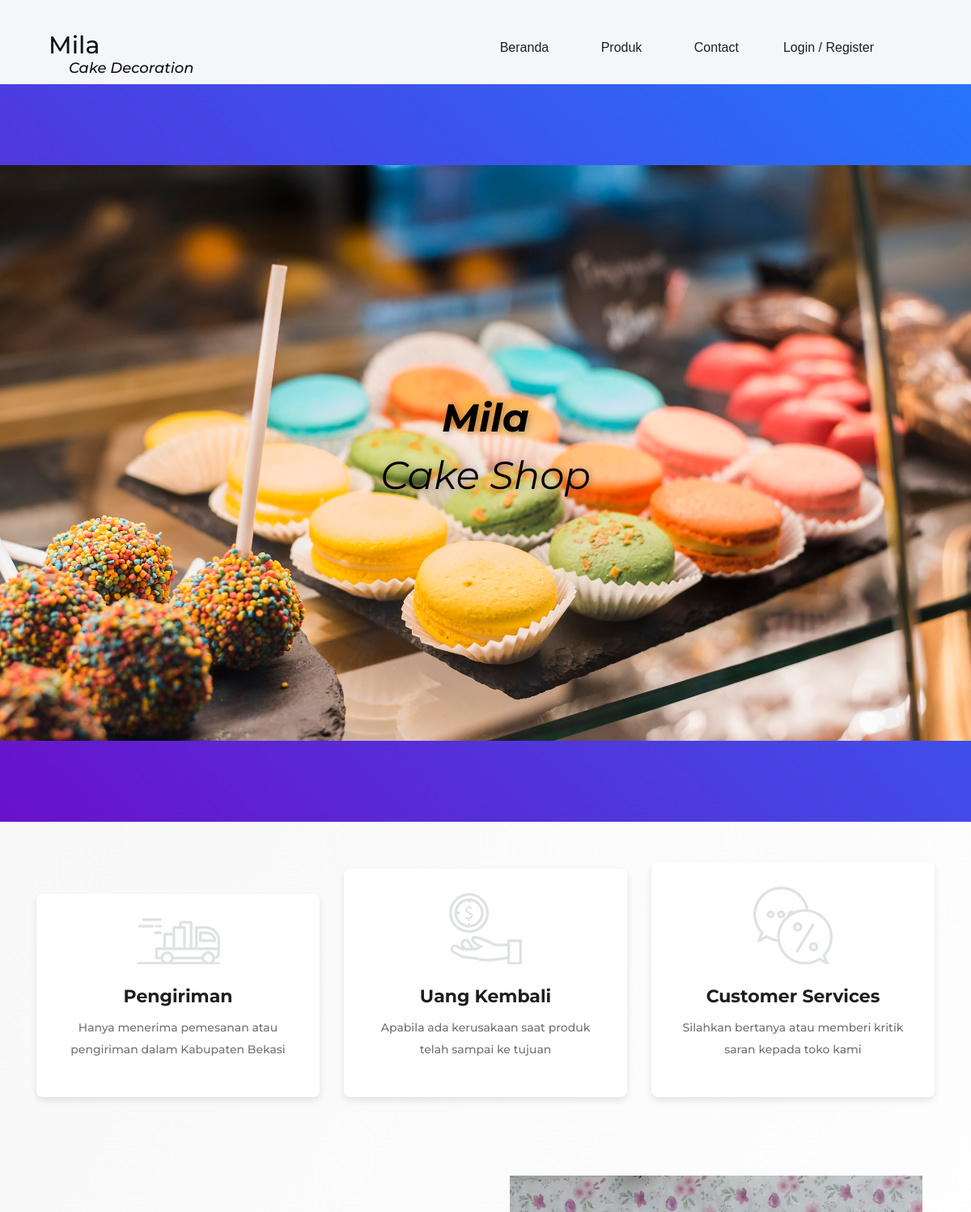
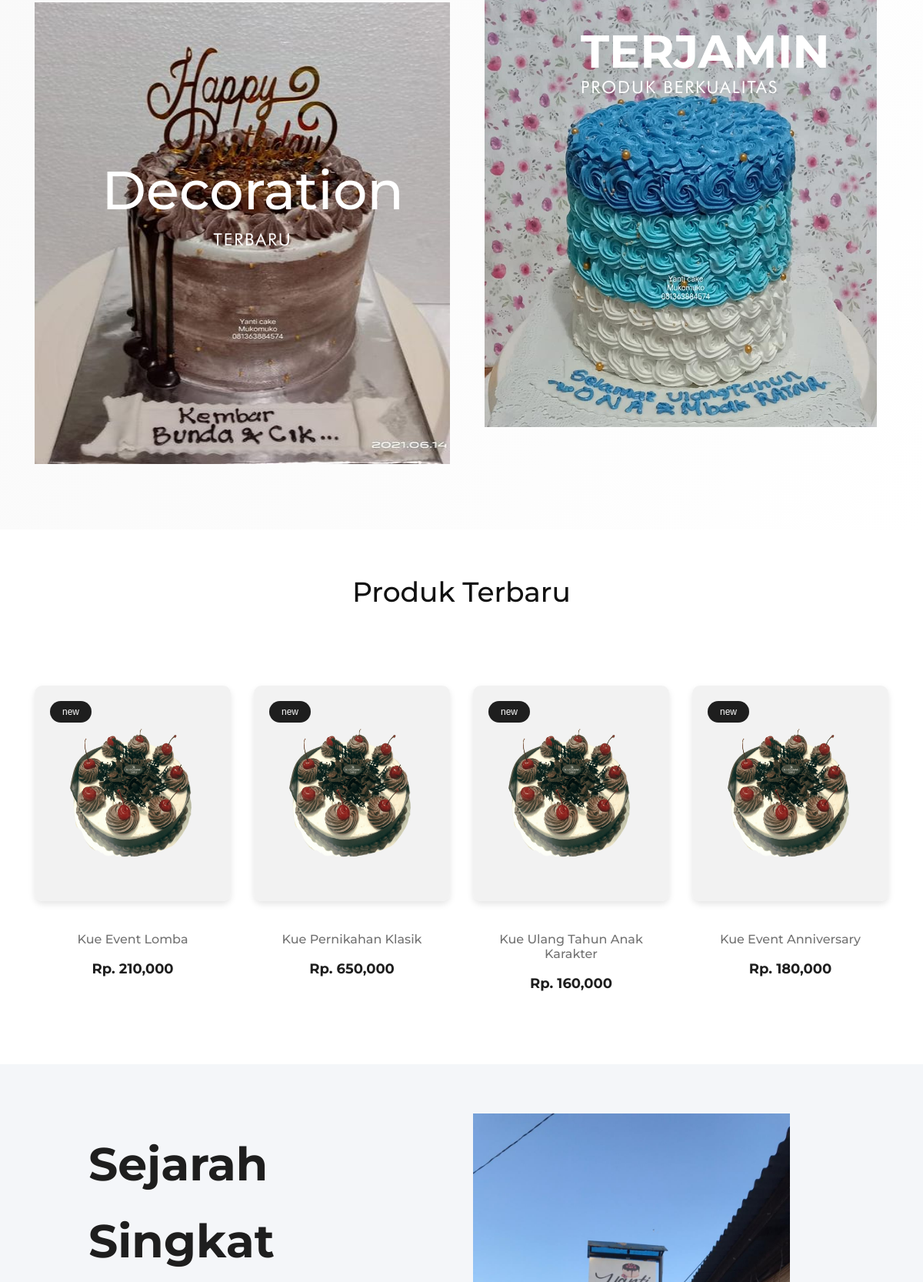
The page / (upper part) on the database its author committed (2 pictures, top to bottom).
### tables this page shows
CREATE TABLE `tb_produk` (
  `produk_id` int(20) NOT NULL,
  `produk_nama` varchar(255) NOT NULL,
  `produk_harga` int(20) NOT NULL,
  `produk_stok` int(20) NOT NULL,
  `produk_detail` text NOT NULL,
  `produk_foto` varchar(255) NOT NULL,
  `produk_kat` varchar(255) NOT NULL,
  `admin_id` int(11) NOT NULL
);

### index.php (called while the page is built, shortened)
<?php
include "components/header.php";
?>
 <?php
    include "content.php";
    ?>
<?php
include "components/footer.php";

### home.php (the view, shortened to what this page needs)
<section class="hero-slider">
    <div class="hero-items owl-carousel">
        <div class="single-slider-item set-bg" data-setbg="assets/img/home/home.jpg">
            <div class="container">
                <div class="row">
                    <div class="col-lg-12">
                        <h1 style="color: black;"><i>Mila</i></h1>
                        <h2 style="color: black;"><i> Cake Shop</i></h2>
                    </div>
                </div>
            </div>
        </div>
</section>
<section class="features-section spad">
    <div class="features-ads">
        <div class="container">
            <div class="row">
                <div class="col-lg-4">
                    <div class="single-features-ads first">
                        <img src="assets/img/icons/f-delivery.png" alt="">
                        <h4>Pengiriman</h4>
                        <p>Hanya menerima pemesanan atau pengiriman dalam Kabupaten Bekasi</p>
                    </div>
                </div>
                <div class="col-lg-4">
                    <div class="single-features-ads second">
                        <img src="assets/img/icons/coin.png" alt="">
                        <h4>Uang Kembali</h4>
                        <p>Apabila ada kerusakaan saat produk telah sampai ke tujuan</p>
                    </div>
                </div>
                <div class="col-lg-4">
                    <div class="single-features-ads">
                        <img src="assets/img/icons/chat.png" alt="">
                        <h4>Customer Services</h4>
                        <p>Silahkan bertanya atau memberi kritik saran kepada toko kami</p>
                    </div>
                </div>
            </div>
        </div>
    </div>
    <div class="features-box">
        <div class="container">
            <div class="row">
                <div class="col-lg-6 mt-5">
                    <div class="single-box-item first-box">
                        <img src="assets/img/home/cake1.JPG" height="600px">
                        <div class="box-text mt-5">
                            <h1 class="mt-5" style="color: white;">Decoration</h1>
                            <span class="trend-alert text-center">Terbaru</span>
                        </div>
                    </div>
                </div>
                <div class="col-lg-6">
                    <div class="col-lg-12">
                        <div class="single-box-item large-box">
                            <img src="assets/img/home/cake2.jpg" height="600px">
                            <div class="box-text"><br>
                                <h2>TERJAMIN</h2>
                                <span class="trend-alert">Produk Berkualitas</span>
                            </div>
                        </div>
                    </div>
                </div>
            </div>
        </div>
    </div>
</section>
<section class="latest-products spad">
    <div class="container">
        <div class="product-filter">
            <div class="row">
                <div class="col-lg-12 text-center">
                    <div class="section- title">
                        <h2>Produk Terbaru</h2>
                    </div>
                </div>
            </div>
        </div>
        <div class="row" id="product-list">
            <?php
            $ambil = $koneksi->query("SELECT * FROM tb_produk ORDER BY produk_id DESC LIMIT 4");
            while ($pecah = $ambil->fetch_object()) {
            ?>
                <div class="col-lg-3 col-sm-6 mix all dresses bags">
                    <div class="single-product-item">
                        <figure>
                            <a href="?page=pages/detailproduk&id= <?= $pecah->produk_id ?> "><img style="width:100%; height:280px" src="admin/img/produk/<?php echo $pecah->produk_foto ?>" alt=""></a>
                            <div class="p-status">new</div>
                        </figure>
                        <div class="product-text">
                            <a href=" ?page=pages/detailproduk&id= <?= $pecah->produk_id ?> ">
                                <h6><?php echo $pecah->produk_nama ?></h6>
                            </a>
                            <p>Rp. <?php echo number_format($pecah->produk_harga) ?></p>
                        </div>
                    </div>
                </div>
            <?php } ?>
        </div>
    </div>
</section>
<section class=" lookbok-section">
    <div class="container-fluid">
        <div class="row">
            <div class="col-lg-4 offset-lg-1">
                <div class="lookbok-left">
                    <div class="section-title">
                        <h2>Sejarah <br />&nbsp;&nbsp;&nbsp;&nbsp;&nbsp;&nbsp;&nbsp; Singkat</h2>
                    </div>
                </div>
            </div>
            <div class="col-lg-5 offset-lg-1 mt-3">
                <div class="mt-5">
                    <img src="assets/img/home/seje.jpg" height="550px">
                </div>
            </div>
        </div>
    </div>
</section>
<br><br><br>

### assets/css/style.css (style rules this page uses)
html, body { height: 100%; font-family: "Montserrat", sans-serif; -webkit-font-smoothing: antialiased; font-smoothing: antialiased; background: none; }
h1, h2, h3, h4, h5, h6 { margin: 0; color: #111111; font-weight: 500; font-family: "Montserrat", sans-serif; }
h1 { font-size: 70px; }
h2 { font-size: 36px; }
h4 { font-size: 24px; }
h6 { font-size: 16px; }
p { font-size: 15px; color: #7b7b7b; font-weight: 400; line-height: 1.6; font-family: "Montserrat", sans-serif; margin: 0 0 15px 0; }
img { max-width: 100%; }
.section-title h2 { color: #1e1e1e; font-size: 60px; font-weight: 700; }
.set-bg { background-repeat: no-repeat; background-size: cover; background-position: top center; }
.spad { padding-top: 100px; padding-bottom: 100px; }
.single-slider-item { padding: 270px 0; text-align: center; height: 100%; }
.single-slider-item h1 { color: #fff; font-size: 110px; font-weight: 700; line-height: 85px; }
.single-slider-item h2 { color: #fff; font-size: 96px; font-weight: 400; margin-bottom: 28px; }
.single-slider-item .primary-btn, .single-slider-item h1, .single-slider-item h2 { position: relative; top: 50px; opacity: 0; }
.hero-items .owl-item.active .single-slider-item h1, .hero-items .owl-item.active .single-slider-item h2, .hero-items .owl-item.active .single-slider-item .primary-btn { top: 0; opacity: 1; }
.hero-items .owl-item.active .single-slider-item h1 { -webkit-transition: all 0.5s ease 0.4s; transition: all 0.5s ease 0.4s; }
.hero-items .owl-item.active .single-slider-item h2 { -webkit-transition: all 0.5s ease 0.6s; transition: all 0.5s ease 0.6s; }
.features-section { padding-bottom: 0; }
.features-ads { padding-bottom: 67px; }
.features-ads .single-features-ads { text-align: center; margin-bottom: 30px; }
.features-ads .single-features-ads.first { margin-top: 39px; }
.features-ads .single-features-ads.second { margin-top: 8px; }
.features-ads .single-features-ads img { margin-bottom: 15px; }
.features-ads .single-features-ads h4 { color: #1e1e1e; font-size: 22px; font-weight: 700; line-height: 50px; }
.features-ads .single-features-ads p { color: #727272; font-size: 14px; line-height: 27px; font-weight: 500; }
.features-box .single-box-item { position: relative; }
.features-box .single-box-item.first-box { margin-bottom: 35px; }
.features-box .single-box-item.first-box .box-text { position: absolute; right: 60px; top: 106px; }
.features-box .single-box-item.first-box .box-text .trend-alert { color: white; display: block; font-size: 22px; font-family: "FuturaBT-Book"; letter-spacing: 2px; line-height: 45px; text-transform: uppercase; margin-bottom: 38px; }
.features-box .single-box-item.large-box .box-text { position: absolute; left: 125px; top: 60px; }
.features-box .single-box-item.large-box .box-text h2 { font-size: 60px; font-weight: 700; line-height: 56px; }
.features-box .single-box-item.large-box .box-text .trend-alert { color: white; display: inline-block; font-size: 22px; font-family: "FuturaBT-Book"; letter-spacing: 2px; line-height: 36px; text-transform: uppercase; }
.features-box .single-box-item img { min-width: 100%; }
.features-box .single-box-item .box-text h2 { color: white; font-size: 48px; font-weight: 600; line-height: 38px; }
.latest-products { padding-top: 55px; padding-bottom: 65px; }
.product-filter { margin-bottom: 100px; }
.single-product-item { margin-bottom: 30px; }
.single-product-item figure { margin-bottom: 40px; position: relative; overflow: hidden; }
.single-product-item figure img { min-width: 100%; }
.single-product-item figure .p-status { position: absolute; left: 20px; top: 20px; padding: 5px 16px; font-size: 12px; background: #1e1e1e; color: #fff; border-radius: 50px; }
.single-product-item .product-text { text-align: center; }
.single-product-item .product-text h6 { color: #727272; margin-bottom: 15px; }
.single-product-item .product-text p { color: #1e1e1e; font-size: 18px; font-weight: 700; margin-bottom: 0; }
.lookbok-left { padding-top: 105px; }
.lookbok-left .section-title { margin-bottom: 30px; }
.lookbok-left .section-title h2 { line-height: 50px; }

### rows shown on the page
tb_produk: produk_foto (picture), produk_nama "Kue Event Lomba", produk_harga "210,000"
tb_produk: produk_foto (picture), produk_nama "Kue Pernikahan Klasik", produk_harga "650,000"
tb_produk: produk_foto (picture), produk_nama "Kue Ulang Tahun Anak Karakter", produk_harga "160,000"
tb_produk: produk_foto (picture), produk_nama "Kue Event Anniversary", produk_harga "180,000"
